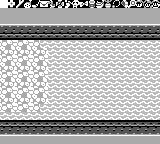

Tiled map render using the project's own tile images. Description and the whole map definition, tile-layer contents included, below:
An orthogonal 20x18 tile map with 8x8 px tiles, 2 tile layers (bg, Tile Layer 1), 8 tilesets.

<map version="1.2" tiledversion="1.2.2" orientation="orthogonal" renderorder="right-down" width="20" height="18" tilewidth="8" tileheight="8" infinite="0" nextlayerid="3" nextobjectid="1">
 <tileset firstgid="1" source="overworld-landscape.tsx" />
 <tileset firstgid="97" source="dungeon-items.tsx" />
 <tileset firstgid="113" source="items-2.tsx" />
 <tileset firstgid="177" source="walls-a.tsx" />
 <tileset firstgid="209" source="floor-l.tsx" />
 <tileset firstgid="225" source="animated-tiles.tsx" />
 <tileset firstgid="449" source="floor-k.tsx" />
 <tileset firstgid="465" source="font.tsx" />
 <layer id="2" name="bg" width="20" height="18">
  <data encoding="csv">
77,162,163,164,165,166,167,168,169,170,161,112,110,111,154,226,77,77,77,77,
449,450,449,450,449,450,449,450,449,450,449,450,449,450,449,450,449,450,449,450,
451,452,451,452,451,452,451,452,451,452,451,452,451,452,451,452,451,452,451,452,
449,450,449,450,449,450,449,450,449,450,449,450,449,450,449,450,449,450,449,450,
451,452,451,452,451,452,451,452,451,452,451,452,451,452,451,452,451,452,451,452,
449,450,449,450,449,450,449,450,449,450,449,450,449,450,449,450,449,450,449,450,
451,452,451,452,451,452,451,452,451,452,451,452,451,452,451,452,451,452,451,452,
449,450,449,450,449,450,449,450,449,450,449,450,449,450,449,450,449,450,449,450,
451,452,451,452,451,452,451,452,451,452,451,452,451,452,451,452,451,452,451,452,
449,450,449,450,449,450,449,450,449,450,449,450,449,450,449,450,449,450,449,450,
451,452,451,452,451,452,451,452,451,452,451,452,451,452,451,452,451,452,451,452,
449,450,449,450,449,450,449,450,449,450,449,450,449,450,449,450,449,450,449,450,
451,452,451,452,451,452,451,452,451,452,451,452,451,452,451,452,451,452,451,452,
449,450,449,450,449,450,449,450,449,450,449,450,449,450,449,450,449,450,449,450,
451,452,451,452,451,452,451,452,451,452,451,452,451,452,451,452,451,452,451,452,
449,450,449,450,449,450,449,450,449,450,449,450,449,450,449,450,449,450,449,450,
451,452,451,452,451,452,451,452,451,452,451,452,451,452,451,452,451,452,451,452,
449,450,449,450,449,450,449,450,449,450,449,450,449,450,449,450,449,450,449,450
</data>
 </layer>
 <layer id="1" name="Tile Layer 1" width="20" height="18">
  <data encoding="csv">
96,599,612,613,615,600,601,602,603,605,609,610,611,614,617,618,619,606,607,608,
2147483741,2147483741,2147483741,2147483741,2147483741,2147483741,2147483741,2147483741,2147483741,2147483741,2147483741,2147483741,2147483741,2147483741,2147483741,2147483741,2147483741,2147483741,2147483741,2147483741,
1073741917,1073741917,1073741917,1073741917,1073741917,1073741917,1073741917,1073741917,1073741917,1073741917,1073741917,1073741917,1073741917,1073741917,1073741917,1073741917,1073741917,1073741917,1073741917,3758096477,
2684354747,2684354747,2684354747,2684354747,2684354747,2684354747,2684354747,2684354747,2684354747,2684354747,2684354747,2684354747,2684354747,2684354747,2684354747,2684354747,2684354747,2684354747,2684354747,2684354747,
201,201,201,201,201,201,201,201,201,201,201,201,201,201,201,201,201,201,201,201,
0,0,0,0,0,226,226,226,226,226,226,226,226,226,226,226,226,226,226,226,
0,0,0,0,0,0,226,226,226,226,226,226,226,226,226,226,226,226,226,226,
0,0,0,0,0,0,226,226,226,226,226,226,226,226,226,226,226,226,226,226,
0,0,0,0,0,0,226,226,226,226,226,226,226,226,226,226,226,226,226,226,
0,0,0,0,0,0,226,226,226,226,226,226,226,226,226,226,226,226,226,226,
0,0,0,0,0,0,226,226,226,226,226,226,226,226,226,226,226,226,226,226,
0,0,0,0,0,0,226,226,226,226,226,226,226,226,226,226,226,226,226,226,
0,0,0,0,0,0,226,226,226,226,226,226,226,226,226,226,226,226,226,226,
0,0,0,0,0,226,226,226,226,226,226,226,226,226,226,226,226,226,226,226,
226,226,226,226,226,226,226,226,226,226,226,226,226,226,226,226,226,226,226,226,
3221225673,3221225673,3221225673,3221225673,3221225673,3221225673,3221225673,3221225673,3221225673,3221225673,3221225673,3221225673,3221225673,3221225673,3221225673,3221225673,3221225673,3221225673,3221225673,3221225673,
1610612923,1610612923,1610612923,1610612923,1610612923,1610612923,1610612923,1610612923,1610612923,1610612923,1610612923,1610612923,1610612923,1610612923,1610612923,1610612923,1610612923,1610612923,1610612923,1610612923,
536871005,2147483741,2147483741,2147483741,2147483741,2147483741,2147483741,2147483741,2147483741,2147483741,2147483741,2147483741,2147483741,2147483741,2147483741,2147483741,2147483741,2147483741,2147483741,2147483741
</data>
 </layer>
</map>
